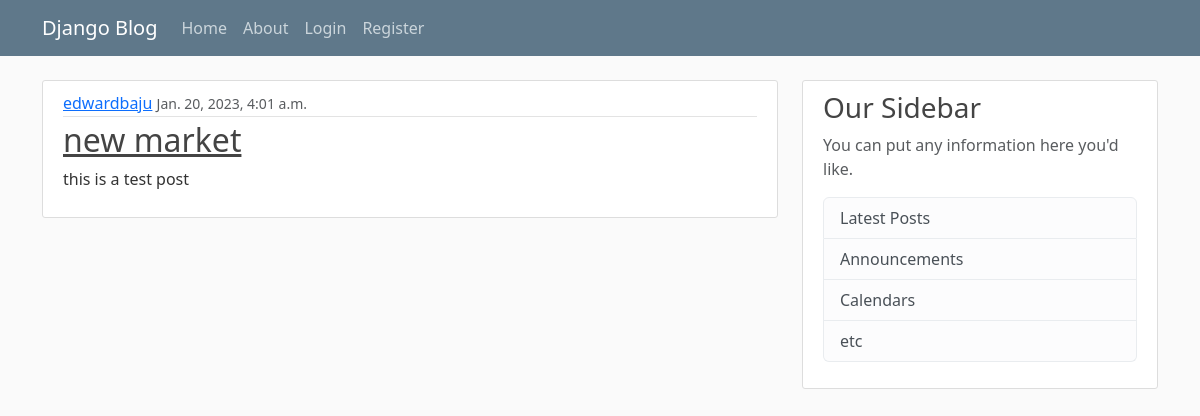
The page / on the database its author committed.
### blog/models.py (models this page shows, shortened)
class Post(models.Model):
    title = models.CharField(max_length=100)
    content = models.TextField()
    date_posted = models.DateTimeField(default=timezone.now)
    author = models.ForeignKey(User, on_delete=models.CASCADE)

### blog/views.py (the view)
# urls.py: path('', views.home, name='blog-home'),
def home(request):
    context = {
        'posts': Post.objects.all()
    }
    return render(request, 'blog/home.html', context)

### templates/blog/home.html
{% extends "base.html" %}
{% block content %}
    {% for post in posts %}
        <article class="media content-section">
          <div class="media-body">
            <div class="article-metadata">
              <a class="mr-2" href="#">{{ post.author }}</a>
              <small class="text-muted">{{ post.date_posted }}</small>
            </div>
            <h2><a class="article-title" href="#">{{ post.title }}</a></h2>
            <p class="article-content">{{ post.content }}</p>
          </div>
        </article>
    {% endfor %}
{% endblock content %}

### static/blog/main.css (style rules this page uses)
body { background: #fafafa; color: #333333; margin-top: 5rem; }
h1, h2, h3, h4, h5, h6 { color: #444444; }
.content-section { background: #ffffff; padding: 10px 20px; border: 1px solid #dddddd; border-radius: 3px; margin-bottom: 20px; }
.article-title { color: #444444; }
.article-content { white-space: pre-line; }
.article-metadata { padding-bottom: 1px; margin-bottom: 4px; border-bottom: 1px solid #e3e3e3 }

### rows shown on the page
Post: author "edwardbaju", date_posted "Jan. 20, 2023, 4:01 a.m.", title "new market", content "this is a test post"
